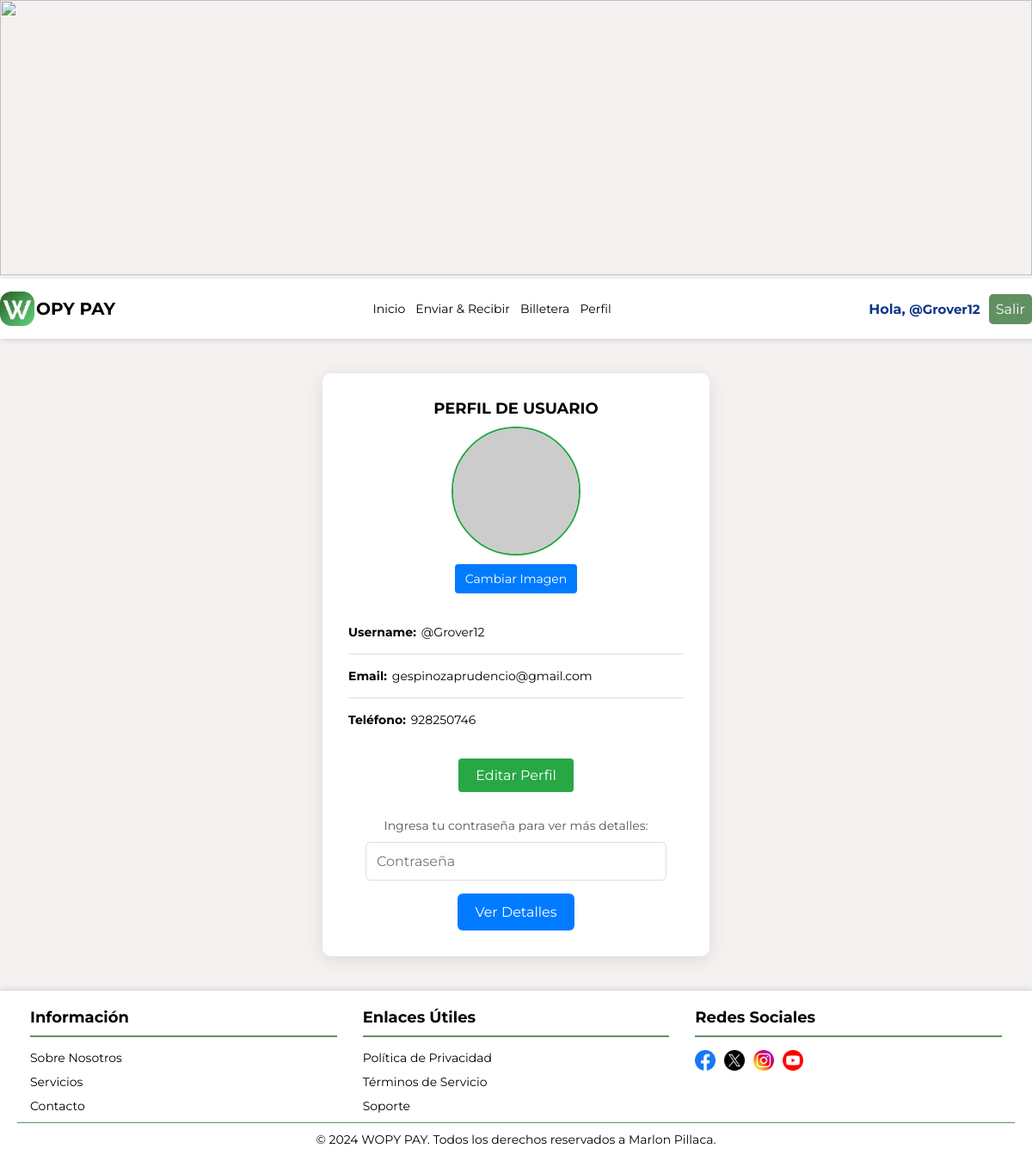
Page /auth/user/profile/ (signed in) on the committed database.
### user_auth/models.py (models this page shows, shortened)
class CustomUser(AbstractUser):
    phone = models.CharField(max_length=15, blank=True, null=True)
    country_code = models.CharField(max_length=4, blank=True, null=True)
    qr_code = models.ImageField(upload_to='qr_codes/', blank=True, null=True)

### user_auth/views.py (the view)
# urls.py: path("user/profile/", views.user_profile , name="user_profile"),
@login_required
def user_profile(request):
    user = request.user
    return render(request, "user_profile.html", {"user": user})

### user_auth/templates/user_profile.html (shortened to what this page needs)
<!DOCTYPE html>
<html lang="en">
<head>
    {% load static %}
    <link rel="stylesheet" href="{% static 'css/header.css'%}">
    <link rel="stylesheet" href="{% static 'css/footer.css'%}">
    <link rel="stylesheet" href="{% static 'css/user_profile.css'%}">
</head>
<body>
    <img src="https://static.vecteezy.com/system/resources/previews/004/941/962/non_2x/abstract-technology-with-global-world-network-and-telecommunication-on-earth-digital-data-visualization-illustration-design-vector.jpg" alt="" class="imagen-propia">
    {% include "header.html" %}
    <main>
        <div class="container">
            <h1>PERFIL DE USUARIO</h1>
            <div class="profile-image">
                <img src="https://via.placeholder.com/150" alt="Imagen de perfil" id="profile-picture">
                <button id="change-picture">Cambiar Imagen</button>
            </div>
            <div class="user-info">
                <div class="info-item">
                    <p>
                        <strong>Username: </strong>
                        <span class="span-input" id="username">{{ user.username }}</span>
                    </p>
                </div>
                <hr>
                <div class="info-item">
                    <p>
                        <strong>Email: </strong>
                        <span class="span-input" id="email">{{ user.email }}</span>
                    </p>
                </div>
                <hr>
                <div class="info-item">
                    <p>
                        <strong>Teléfono: </strong>
                        <span class="span-input" id="phone">{{ user.phone }}</span>
                    </p>
                </div>
            </div>
            <div class="edit-profile">
                <button id="edit-profile">Editar Perfil</button>
            </div>
            <div class="password-verification">
                <label for="password" class="password-text">Ingresa tu contraseña para ver más detalles:</label>
                <input type="password" id="password" placeholder="Contraseña">
                <button id="show-details">Ver Detalles</button>
            </div>
        </div>
    </main>
    {% include "footer.html" %}
</body>
</html>

### main/templates/header.html (shortened to what this page needs)
{% load static %}
<header class="encabezado">
    <div class="contenedor-principal-encabezado">
        <figure>
            <a href=" {% url "index" %} " class="contenedor-imagen">
                <img class="logo"  src="{% static "img/logo-wopy-pay.png" %} " alt="" >
                <h1 class="nombre-app">
                    OPY PAY
                </h1>
            </a>
        </figure>
        <nav class="navegacion">
            <ul class="listado-navegacion">
                <li class="lista"> <a href="{% url "index" %}">Inicio</a> </li>
                {% if user.is_authenticated %}
                <li class="lista"> <a href="{% url "transfer_widget" %}">Enviar & Recibir</a> </li>
                <li class="lista"> <a href="{% url "operations" %}">Billetera</a> </li>
                <li class="lista"> <a href="{% url "user_profile" %}">Perfil</a> </li>
                {% endif %}
            </ul>
        </nav>
        <section class="seccion-boton-navegacion">
            {% if user.is_authenticated %}
            <p class="saludar-usuario"> Hola, <span class="nombre-usuario"> {{ user.username }} </span> </p>
            <button class= "boton-navegacion-logearse" onclick="exit()">
                Salir
            </button>
            {% endif %}
        </section>
    </div>
</header>

### main/static/css/header.css (style rules this page uses)
.encabezado { width: 100%; background-color: #ffffff; position: sticky; top: 0; z-index: 1000; height: 70px; box-shadow: 2px 2px 5px rgba(88, 86, 86, 0.185); }
.contenedor-principal-encabezado { max-width: 1200px; display:flex; justify-content: space-between; align-items: center; height: 70px; margin: 0 auto; }
a { color: inherit; text-decoration: none; outline: none; }
.contenedor-imagen { display: flex; align-items: center; gap: 2px; }
.nombre-app { font-size: 20px; }
.logo { width: 40px; }
.listado-navegacion { list-style: none; display: flex; }
.lista { padding: 6px; cursor: default; }
.seccion-boton-navegacion { display: flex; justify-content: center; align-items: center; gap: 10px; }
button { border: none; cursor: pointer; }
.nombre-usuario { font-size: 15px; }
.saludar-usuario { color:#0c358a; font-size: 16px; font-weight: bold; }
.boton-navegacion-logearse { background-color: #619063; color: #ffffff; padding: 7px; border-radius: 5px; box-sizing: content-box; border: 1px solid transparent; transition: all 0.3s ease; }

### user_auth/static/css/user_profile.css (style rules this page uses)
* { margin: 0; padding: 0; box-sizing: border-box; font-family: "Montserrat", sans-serif; font-size: 14px; }
body { background-color: #f5f1f1; }
.imagen-propia { width: 100%; height: 320px; object-fit: cover; }
.container { max-width: 450px; margin: 40px auto; padding: 30px; background-color: #ffffff; border-radius: 10px; box-shadow: 0 4px 20px rgba(0, 0, 0, 0.1); }
.container h1 { text-align: center; font-size: 18px; margin-bottom: 10px; }
.profile-image { display: flex; flex-direction: column; margin-bottom: 20px; align-items: center; justify-content: center; }
.profile-image img { width: 150px; height: 150px; border-radius: 50%; object-fit: cover; border: 2px solid #28a745; }
#change-picture { margin-top: 10px; padding: 8px 12px; background-color: #007BFF; color: #fff; border: none; border-radius: 4px; font-size: 14px; cursor: pointer; }
.user-info { margin-bottom: 20px; }
.info-item { padding: 10px 0; }
.info-item p { display: flex; gap: 5px; align-items: center; }
.info-item span, .info-item input { width: 100%; max-width: 300px; display: inline-block; font-size: 14px; padding: 5px 0; }
.span-input { border: 1px solid transparent; }
hr { border: none; border-bottom: 1px solid #ddd; }
.edit-profile { text-align: center; margin-bottom: 30px; }
#edit-profile { padding: 10px 20px; background-color: #28a745; color: white; border: none; border-radius: 4px; cursor: pointer; }
.password-verification { margin-top: 20px; text-align: center; padding: 0px 20px; }
.password-verification label { display: block; margin-bottom: 10px; color: #555; }
input[type="password"] { padding: 12px; margin-bottom: 15px; width: 100%; max-width: 400px; border: 1px solid #ddd; border-radius: 6px; font-size: 16px; transition: border-color 0.3s ease; }
button { padding: 12px 20px; background-color: #007BFF; color: #fff; border: none; border-radius: 6px; font-size: 16px; cursor: pointer; transition: background-color 0.3s ease; }

### rows in the picture
CustomUser: username "@Grover12", email "gespinozaprudencio@gmail.com", phone "928250746"
